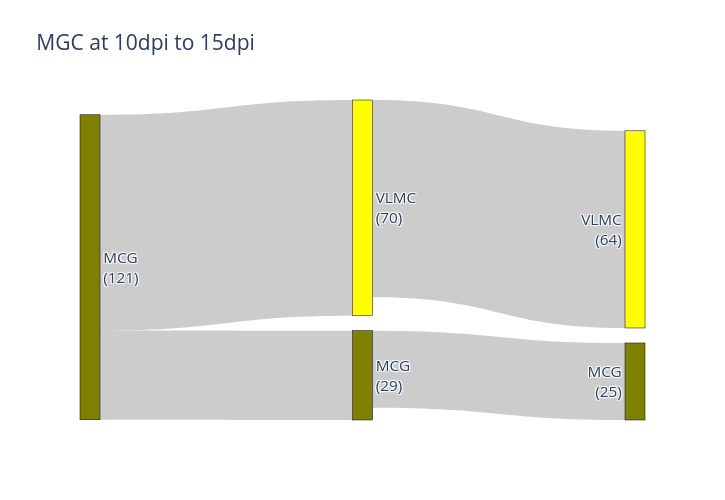

Notebook code for this chart:
### Code cell
# wntEGC at 5DPI to 10DPI
common_initial_time_point=0
init_cell_wnt_5DPI =data_train_mcg[train_time[0]]
init_cell_type = 'MCG'
init_time =2 - common_initial_time_point
end_time =3 - common_initial_time_point
_, _, all_cell_type, all_cell_id, all_time_point = evolution_forward(init_cell_wnt_5DPI, model,spatial_model,growth_model, init_time, end_time, init_cell_type,delta_t = 0.5,cnf_generator=cnf_generator)
#init_time = 1 - common_initial_time_point
#end_time = 2 - common_initial_time_point
#_, _, all_cell_type, all_cell_id, all_time_point = evolution_forward(init_cell_wnt_5DPI, model,spatial_model,growth_model, init_time, end_time, delta_t = 0.2)



time_points = [2,  2.5,3.0]
# time_points = [5, 7.5, 10]
time_points = [cur_time - common_initial_time_point for cur_time in time_points]
transition_tree_wnt_5DPI = build_transition_tree(all_cell_id, all_cell_type, all_time_point, time_points)
plot_sankey_from_tree(transition_tree_wnt_5DPI, cell_type_color_map, threshold=15, title='MGC at 10dpi to 15dpi', 
                      font_size=15.3, width = 725, height=500, scale=5, save_path="/home/lenovo/jora/data/results_final_struct/MGC at 10dpi to 15dpi.pdf")

### Figure 1 — Plotly figure (JSON) as saved in the notebook; plotly's stock layout.template omitted (floating-point values rounded to 4 significant figures)
{"data": [{"link": {"source": [0, 1, 0, 3], "target": [1, 2, 3, 4], "value": [29, 25, 70, 64]}, "node": {"color": ["#808000", "#808000", "#808000", "#FFFF00", "#FFFF00"], "label": ["MCG<br>(121)", "MCG<br>(29)", "MCG<br>(25)", "VLMC<br>(70)", "VLMC<br>(64)"], "line": {"color": "black", "width": 0.5}, "pad": 15, "thickness": 20}, "type": "sankey"}], "layout": {"font": {"size": 15.3}, "height": 500, "title": {"text": "MGC at 10dpi to 15dpi"}, "width": 725}}
